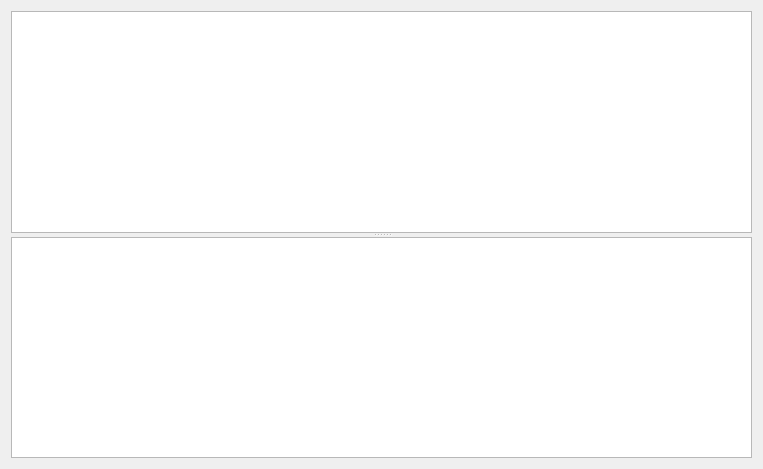
<?xml version="1.0" encoding="UTF-8"?>
<ui version="4.0">
 <class>FormDetailList2</class>
 <widget class="QWidget" name="FormDetailList2">
  <property name="geometry">
   <rect>
    <x>0</x>
    <y>0</y>
    <width>763</width>
    <height>469</height>
   </rect>
  </property>
  <property name="windowTitle">
   <string>Form</string>
  </property>
  <layout class="QVBoxLayout" name="verticalLayout">
   <item>
    <widget class="QSplitter" name="splitter">
     <property name="orientation">
      <enum>Qt::Vertical</enum>
     </property>
     <property name="childrenCollapsible">
      <bool>false</bool>
     </property>
     <widget class="QTableView" name="tablecustomerorders">
      <property name="editTriggers">
       <set>QAbstractItemView::NoEditTriggers</set>
      </property>
      <property name="alternatingRowColors">
       <bool>true</bool>
      </property>
      <property name="selectionMode">
       <enum>QAbstractItemView::SingleSelection</enum>
      </property>
      <attribute name="verticalHeaderDefaultSectionSize">
       <number>23</number>
      </attribute>
      <attribute name="verticalHeaderMinimumSectionSize">
       <number>23</number>
      </attribute>
     </widget>
     <widget class="QTableView" name="tableitemsparts">
      <property name="maximumSize">
       <size>
        <width>16777215</width>
        <height>16777215</height>
       </size>
      </property>
      <property name="editTriggers">
       <set>QAbstractItemView::NoEditTriggers</set>
      </property>
      <property name="alternatingRowColors">
       <bool>true</bool>
      </property>
      <property name="selectionMode">
       <enum>QAbstractItemView::SingleSelection</enum>
      </property>
      <attribute name="verticalHeaderDefaultSectionSize">
       <number>23</number>
      </attribute>
      <attribute name="verticalHeaderMinimumSectionSize">
       <number>23</number>
      </attribute>
     </widget>
    </widget>
   </item>
  </layout>
 </widget>
 <resources/>
 <connections/>
</ui>
